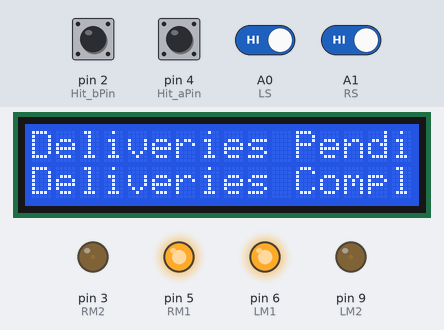
The sketch below on a simulated Arduino Uno, built with avr-gcc and run on an emulated ATmega328P. On the bench: 16×2 character LCD, output pins drawn as LEDs (lit = HIGH). The test bench sets the inputs (shaded band); at power-on: A0 (LS), A1 (RS), pin 2 (Hit_bPin), pin 4 (Hit_aPin) HIGH. What the sketch prints to the serial monitor is not drawn.

Above: at 1.3 s.
1.4 s: A0 (LS) driven LOW
At 2.3 s:
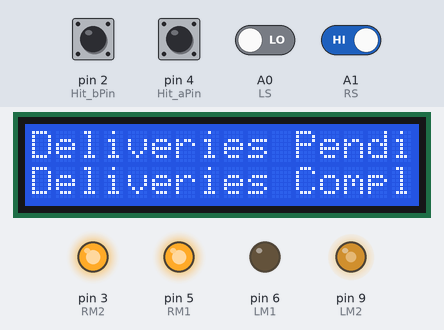
2.9 s: A1 (RS) driven LOW
At 3.9 s:
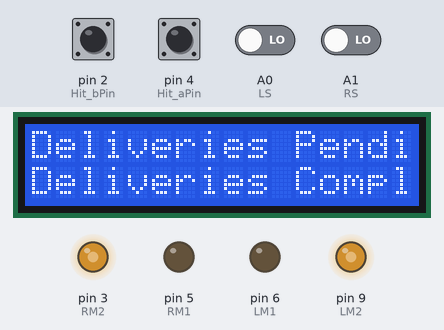
4.4 s: A0 (LS) driven HIGH
At 5.6 s:
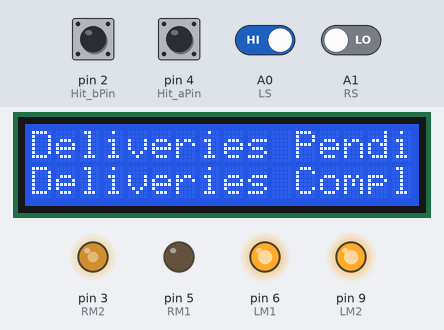
5.9 s: A1 (RS) driven HIGH
At 6.3 s:
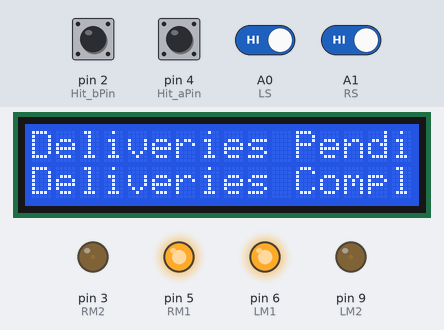
Timing chart, 0 to 8.4 s (numbered marks = the images above; inputs shaded):
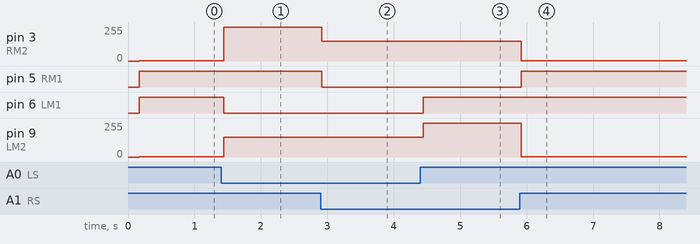

The sketch:

AHHHHHHHHHHHHHHHHHHHHHHHHHH.ino
```cpp
#include <LiquidCrystal_I2C.h>

#include <LiquidCrystal.h>
#include <Wire.h>
LiquidCrystal_I2C lcd(0x27,16,2);

#define LS A0     // left sensor

#define RS A1    // right sensor


/*-------defining Outputs------*/

#define LM1 6      // left motor back

#define LM2 9     // left motor front

#define RM1 5     // right motor back

#define RM2 3       // right motor front

#define Hit_aPin 4 //define digital I/O pin D4 for Hit A

#define Hit_bPin 2 //define digital I/O pin D2 for Hit B

void moveforward(void);
void moveright(void);
void moveleft(void);
void stopyes(void);


int counterA = 0;
int counterB = 0;

void setup()
{
  Serial.begin(9600);

  TCCR0B = TCCR0B & B11111000 | B00000010;    // set timer 0 divisor to     8 for PWM frequency of  7812.50 Hz
  TCCR1B = TCCR1B & B11111000 | B00000010;    // set timer 1 divisor to     8 for PWM frequency of  3921.16 Hz
  TCCR2B = TCCR2B & B11111000 | B00000010;    // set timer 2 divisor to     8 for PWM frequency of  3921.16 Hz

  PCICR |= B00000100; // Enable interrupts on PD port
  PCMSK2 |= B00010100; // Trigger interrupts on pins D2 and D4

  pinMode(Hit_aPin, INPUT_PULLUP); //Use Hit_aPin as digital INPUT_PULLUP pin

  pinMode(Hit_bPin, INPUT_PULLUP); //Use Hit_bPin as digital INPUT_PULLUP pin

  pinMode(LS, INPUT);

  pinMode(RS, INPUT);

  pinMode(LM1, OUTPUT);

  pinMode(LM2, OUTPUT);

  pinMode(RM1, OUTPUT);

  pinMode(RM2, OUTPUT);


  lcd.init();
  lcd.begin(16,2);
  lcd.backlight();
  lcd.clear();

  interrupts();

}

void moveforward()
{

    digitalWrite(LM1, LOW);
    analogWrite(LM2, 150);
    digitalWrite(RM1, LOW);
    analogWrite(RM2, 150);
    delay(20);

}

void moveright(){


    digitalWrite(LM1, HIGH);

    digitalWrite(LM2, HIGH);

    digitalWrite(RM1, LOW);

    analogWrite(RM2, 150);


}

void stopyes(){

    digitalWrite(LM1, HIGH);

    analogWrite(LM2, HIGH);

    digitalWrite(RM1, HIGH);

    analogWrite(RM2, HIGH);
}

void moveleft(){

    digitalWrite(LM1, LOW);

    analogWrite(LM2, 150);

    digitalWrite(RM1, HIGH);

    digitalWrite(RM2, HIGH);


}

void loop(){
Serial.print("A:");
Serial.println(digitalRead(4));
Serial.print("/n B:");
Serial.println(digitalRead(2));

lcd.setCursor(0,0);
lcd.print("Deliveries Pending");
lcd.println(counterA);
lcd.setCursor(0,1);
lcd.print("Deliveries Complete:");
lcd.println(counterB);


  if(!(digitalRead(LS)) && !(digitalRead(RS)))     // Move Forward

  {
    moveforward();

  }


   else if(!(digitalRead(LS)) && digitalRead(RS))     // Turn right

  {

    moveleft();

  }


  else if(digitalRead(LS) && !(digitalRead(RS)))     // turn left

  {


    moveright();


  }


  else if(digitalRead(LS) && digitalRead(RS))     // stop

  {
    stopyes();
  }
  }

ISR (PCINT2_vect) {
  if (!digitalRead(2)){
    counterA++;

  }
  else if (!digitalRead(4)){
    counterB++;
  }
}
```

Measured:
- after the input at 1.4 s, pin 3 (RM2): 1/255 → 255/255 at once; pin 6 (LM1): HIGH → LOW at once; pin 9 (LM2): 1/255 → 150/255 at once
- after the input at 2.9 s, pin 3 (RM2): 255/255 → 150/255 at once; pin 5 (RM1): HIGH → LOW at once
- after the input at 4.4 s, pin 6 (LM1): LOW → HIGH at once; pin 9 (LM2): 150/255 → 255/255 at once
- after the input at 5.9 s, pin 3 (RM2): 150/255 → 1/255 at once; pin 5 (RM1): LOW → HIGH at once; pin 9 (LM2): 255/255 → 1/255 at once
